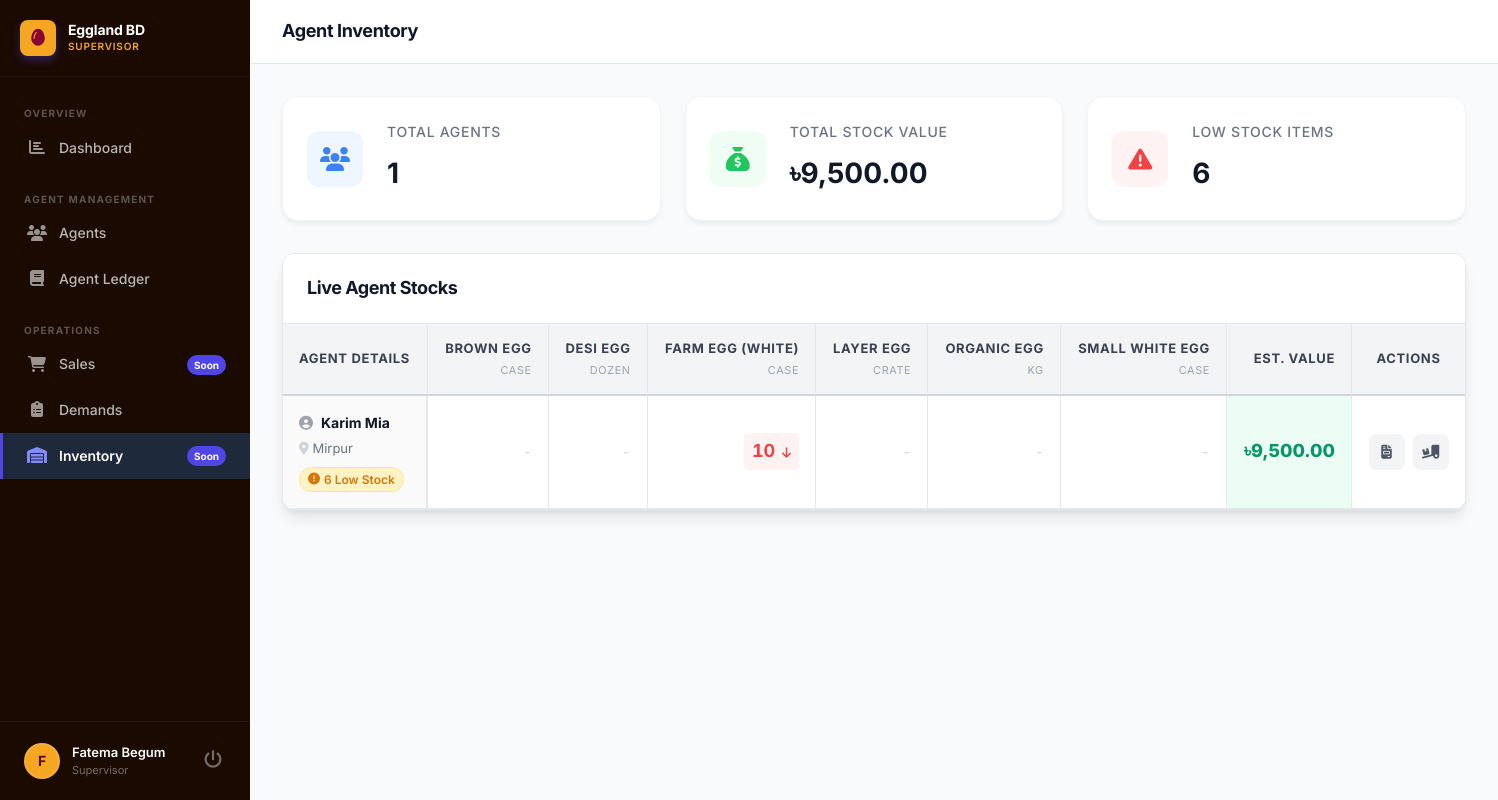
Page /supervisor/inventory.php (signed in) on the committed database.
### tables this page shows
CREATE TABLE `products` (
  `id` INT AUTO_INCREMENT PRIMARY KEY,
  `name` VARCHAR(100) NOT NULL,
  `unit_type` ENUM('case','kg','dozen','piece','bag','crate') NOT NULL DEFAULT 'case',
  `buying_price` DECIMAL(10,2) DEFAULT 0.00,
  `price` DECIMAL(10,2) DEFAULT 0.00,
  `status` ENUM('active','inactive') DEFAULT 'active',
  `created_at` DATETIME DEFAULT CURRENT_TIMESTAMP
);

CREATE TABLE `agents` (
  `id` INT AUTO_INCREMENT PRIMARY KEY,
  `user_id` INT NOT NULL,
  `supervisor_id` INT NULL,
  `area` VARCHAR(100),
  `address` TEXT,
  `lat` DECIMAL(10,8) DEFAULT 23.81030000,
  `lng` DECIMAL(11,8) DEFAULT 90.41250000,
  `created_at` DATETIME DEFAULT CURRENT_TIMESTAMP,
  FOREIGN KEY (`user_id`) REFERENCES `users`(`id`) ON DELETE CASCADE,
  FOREIGN KEY (`supervisor_id`) REFERENCES `supervisors`(`id`) ON DELETE SET NULL
);

CREATE TABLE `users` (
  `id` INT AUTO_INCREMENT PRIMARY KEY,
  `username` VARCHAR(50) UNIQUE NOT NULL,
  `password` VARCHAR(255) NOT NULL,
  `full_name` VARCHAR(100) NOT NULL,
  `phone` VARCHAR(20),
  `email` VARCHAR(100),
  `role` ENUM('admin','supervisor','agent') NOT NULL,
  `status` ENUM('active','inactive') DEFAULT 'active',
  `created_at` DATETIME DEFAULT CURRENT_TIMESTAMP
);

### supervisor/inventory.php (the view, shortened to what this page needs)
<?php
$pdo = getDB();
$supervisorId = $_SESSION['supervisor_id'] ?? 0;
$stmt = $pdo->query("SELECT id, name, unit_type, price FROM products WHERE status = 'active' ORDER BY name");
$products = $stmt->fetchAll(PDO::FETCH_ASSOC);
$query = "
    SELECT
        a.id as agent_id,
        u.full_name as agent_name,
        a.area,
        p.id as product_id,
        p.name as product_name,
        p.unit_type,
        p.price,
        COALESCE(
            (SELECT SUM(li.qty)
             FROM lot_items li
             JOIN ledger l ON li.ledger_id = l.id
             WHERE l.agent_id = a.id AND l.type = 'lot_delivery' AND li.product_id = p.id), 0
        ) as total_in,
        COALESCE(
            (SELECT SUM(di.qty)
             FROM delivery_items di
             JOIN deliveries d ON di.delivery_id = d.id
             WHERE d.agent_id = a.id AND d.status != 'cancelled' AND di.product_id = p.id), 0
        ) as total_out
    FROM agents a
    JOIN users u ON a.user_id = u.id
    CROSS JOIN products p
    WHERE a.supervisor_id = ? AND p.status = 'active'
    ORDER BY u.full_name, p.name
";
$stmt = $pdo->prepare($query);
$stmt->execute([$supervisorId]);
$inventoryData = $stmt->fetchAll(PDO::FETCH_ASSOC);
$agents = [];
$totalStockValue = 0;
$lowStockAlerts = 0;
$LOW_STOCK_THRESHOLD = 10;
foreach ($inventoryData as $row) {
    $agentId = $row['agent_id'];
    if (!isset($agents[$agentId])) {
        $agents[$agentId] = [
            'id' => $row['agent_id'],
            'name' => $row['agent_name'],
            'area' => $row['area'],
            'products' => [],
            'total_value' => 0,
            'low_stock_count' => 0
        ];
    }
    $currentStock = $row['total_in'] - $row['total_out'];
    $stockValue = $currentStock * $row['price'];
    if ($currentStock > 0) {
        $totalStockValue += $stockValue;
        $agents[$agentId]['total_value'] += $stockValue;
    }
    if ($currentStock <= $LOW_STOCK_THRESHOLD) {
        $agents[$agentId]['low_stock_count']++;
        $lowStockAlerts++;
    }
    $agents[$agentId]['products'][] = [
        'id' => $row['product_id'],
        'name' => $row['product_name'],
        'unit_type' => $row['unit_type'],
        'current_stock' => $currentStock,
        'value' => $stockValue
    ];
}
$totalAgents = count($agents);
?>
<!DOCTYPE html>
<html lang="en">
<head>
    <link rel="stylesheet" href="<?= BASE_URL ?>/assets/css/global.css">
    <link rel="stylesheet" href="https://cdnjs.cloudflare.com/ajax/libs/font-awesome/6.4.2/css/all.min.css">
</head>
<body>
<div class="layout-wrapper">
    <?php include dirname(__DIR__) . '/includes/supervisor-sidebar.php'; ?>
    <div class="main-content">
        <div class="top-header">
            <div class="header-title">Agent Inventory</div>
        </div>
        <div class="page-content">
            <div class="summary-cards">
                <div class="card">
                    <div class="card-icon icon-blue">
                        <i class="fas fa-users"></i>
                    </div>
                    <div class="card-info">
                        <h3>Total Agents</h3>
                        <p class="value"><?= $totalAgents ?></p>
                    </div>
                </div>
                <div class="card">
                    <div class="card-icon icon-green">
                        <i class="fas fa-sack-dollar"></i>
                    </div>
                    <div class="card-info">
                        <h3>Total Stock Value</h3>
                        <p class="value">৳<?= number_format($totalStockValue, 2) ?></p>
                    </div>
                </div>
                <div class="card">
                    <div class="card-icon icon-red">
                        <i class="fas fa-triangle-exclamation"></i>
                    </div>
                    <div class="card-info">
                        <h3>Low Stock Items</h3>
                        <p class="value"><?= $lowStockAlerts ?></p>
                    </div>
                </div>
            </div>
            <div class="data-table-container">
                <div class="data-table-header">
                    <h2>Live Agent Stocks</h2>
                </div>
                <div class="table-responsive">
                    <table class="inventory-table">
                        <thead>
                            <tr>
                                <th>Agent Details</th>
                                <?php foreach ($products as $p): ?>
                                    <th style="text-align: right;"><?= htmlspecialchars($p['name']) ?><br><small style="color: #9ca3af; font-weight: normal;"><?= htmlspecialchars($p['unit_type']) ?></small></th>
                                <?php endforeach; ?>
                                <th style="text-align: right;">Est. Value</th>
                                <th style="text-align: center;">Actions</th>
                            </tr>
                        </thead>
                        <tbody>
                            <?php if (empty($agents)): ?>
                                <tr>
                                    <td colspan="<?= count($products) + 3 ?>" style="text-align: center; padding: 4rem; color: #6b7280; background: #fff;">
                                        <i class="fas fa-box-open" style="font-size: 2.5rem; margin-bottom: 1rem; color: #d1d5db; display: block;"></i>
                                        No agents assigned to you yet.
                                    </td>
                                </tr>
                            <?php else: ?>
                                <?php foreach ($agents as $agent): ?>
                                    <tr>
                                        <td>
                                            <div class="agent-name"><i class="fas fa-user-circle" style="color:#9ca3af;"></i> <?= htmlspecialchars($agent['name']) ?></div>
                                            <span class="agent-area"><i class="fas fa-map-marker-alt" style="color:#d1d5db;"></i> <?= htmlspecialchars($agent['area']) ?></span>
                                            <?php if ($agent['low_stock_count'] > 0): ?>
                                                <span class="badge badge-warning"><i class="fas fa-exclamation-circle"></i> <?= $agent['low_stock_count'] ?> Low Stock</span>
                                            <?php endif; ?>
                                        </td>
                                        <?php
                                        $agentStockMap = [];
                                        foreach ($agent['products'] as $ap) {
                                            $agentStockMap[$ap['id']] = $ap;
                                        }
                                        ?>
                                        <?php foreach ($products as $p): ?>
                                            <?php
                                                $stockInfo = $agentStockMap[$p['id']] ?? ['current_stock' => 0];
                                                $stockQty = $stockInfo['current_stock'];
                                                $stockClass = 'stock-normal';
                                                if ($stockQty < 0) {
                                                    $stockClass = 'stock-negative';
                                                } elseif ($stockQty > 0 && $stockQty <= $LOW_STOCK_THRESHOLD) {
                                                    $stockClass = 'stock-low';
                                                } elseif ($stockQty == 0) {
                                                    $stockClass = 'stock-zero';
                                                }
                                            ?>
                                            <td class="stock-cell">
                                                <?php if ($stockQty == 0): ?>
                                                    <span style="color: #cbd5e1;">-</span>
                                                <?php else: ?>
                                                    <span class="stock-qty <?= $stockClass ?>">
                                                        <?= number_format($stockQty, 0) ?>
                                                        <?php if ($stockClass == 'stock-low' || $stockClass == 'stock-negative'): ?>
                                                            <i class="fas fa-arrow-down" style="font-size: 0.75rem; margin-left: 2px;"></i>
                                                        <?php endif; ?>
                                                    </span>
                                                <?php endif; ?>
                                            </td>
                                        <?php endforeach; ?>
                                        <td class="total-value-cell">
                                            ৳<?= number_format($agent['total_value'], 2) ?>
                                        </td>
                                        <td>
                                            <div class="action-btns">
                                                <a href="<?= BASE_URL ?>/supervisor/agent-ledger.php?id=<?= $agent['id'] ?>" class="btn-action btn-ledger" title="View Ledger">
                                                    <i class="fas fa-file-invoice"></i>
                                                </a>
                                                <a href="<?= BASE_URL ?>/supervisor/demand.php?agent_id=<?= $agent['id'] ?>" class="btn-action btn-demand" title="Create Demand">
                                                    <i class="fas fa-truck-loading"></i>
                                                </a>
                                            </div>
                                        </td>
                                    </tr>
                                <?php endforeach; ?>
                            <?php endif; ?>
                        </tbody>
                    </table>
                </div>
            </div>
        </div>
    </div>
</div>
</body>
</html>

### assets/css/global.css (style rules this page uses)
:root { --primary: #4F46E5; --primary-dark: #4338CA; --primary-light: #818CF8; --primary-bg: #EEF2FF; --gold: #F59E0B; --gold-dark: #D97706; --gold-light: #FEF3C7; --bg: #F8FAFC; --bg-card: #FFFFFF; --sidebar-bg: #0F172A; --sidebar-active: #1E293B; --sidebar-hover: rgba(255, 255, 255, 0.05); --text-primary: #0F172A; --text-secondary: #475569; --text-muted: #64748B; --border: #E2E8F0; --border-light: #F1F5F9; --success: #10B981; --success-bg: #D1FAE5; --danger: #EF4444; --danger-bg: #FEE2E2; --warning: #F59E0B; --warning-bg: #FEF3C7; --info: #3B82F6; --info-bg: #DBEAFE; --pending: #8B5CF6; --pending-bg: #EDE9FE; --table-head-bg: #E6E6E6; --table-head-text: #333333; --table-row-even: #FFFFFF; --table-row-odd: #FFFFFF; --table-row-hover: #F3F2F1; --table-border: #D4D4D4; --sidebar-width: 250px; --header-h: 64px; --radius: 6px; --radius-lg: 10px; --radius-xl: 16px; --shadow-sm: 0 1px 2px 0 rgba(0, 0, 0, 0.05); --shadow: 0 4px 6px -1px rgba(0, 0, 0, 0.1), 0 2px 4px -1px rgba(0, 0, 0, 0.06); --shadow-lg: 0 10px 15px -3px rgba(0, 0, 0, 0.1), 0 4px 6px -2px rgba(0, 0, 0, 0.05); --shadow-xl: 0 20px 25px -5px rgba(0, 0, 0, 0.1), 0 10px 10px -5px rgba(0, 0, 0, 0.04); --transition: all 0.2s cubic-bezier(0.4,0,0.2,1); }
*, *::before, *::after { box-sizing: border-box; margin: 0; padding: 0; }
html { scroll-behavior: smooth; }
body { font-family: 'Inter', -apple-system, BlinkMacSystemFont, sans-serif; background: var(--bg); color: var(--text-primary); font-size: 14px; line-height: 1.6; -webkit-font-smoothing: antialiased; }
a { color: var(--primary); text-decoration: none; }
h2 { font-size: 20px; font-weight: 700; color: var(--text-primary); letter-spacing: -0.025em; }
h3 { font-size: 16px; font-weight: 600; color: var(--text-primary); }
.layout-wrapper { display: flex; min-height: 100vh; }
.main-content { margin-left: var(--sidebar-width); flex: 1; display: flex; flex-direction: column; min-height: 100vh; }
.top-header { height: var(--header-h); background: rgba(255, 255, 255, 0.9); backdrop-filter: blur(8px); border-bottom: 1px solid var(--border); display: flex; align-items: center; padding: 0 32px; gap: 16px; position: sticky; top: 0; z-index: 50; }
.header-title { font-size: 18px; font-weight: 700; color: var(--text-primary); letter-spacing: -0.02em; }
.page-content { padding: 32px; flex: 1; max-width: 1400px; width: 100%; margin: 0 auto; }
.badge { display: inline-flex; align-items: center; gap: 4px; padding: 4px 10px; border-radius: 9999px; font-size: 12px; font-weight: 600; text-transform: capitalize; }
.badge-warning { background: var(--warning-bg); color: #92400E; }
.card { background: var(--bg-card); border-radius: var(--radius-lg); border: 1px solid var(--border); box-shadow: var(--shadow-sm); overflow: hidden; }

### rows in the picture
products: name "BROWN EGG", unit_type "CASE"
products: name "DESI EGG", unit_type "DOZEN"
products: name "FARM EGG (WHITE)", unit_type "CASE", id "10"
products: name "LAYER EGG", unit_type "CRATE"
products: name "ORGANIC EGG", unit_type "KG"
products: name "SMALL WHITE EGG", unit_type "CASE"
agents: user.full_name "Karim Mia", area "Mirpur", products.id "6", total_value "9,500.00"

### other values in the picture
$firstLetter "F"
$u['full_name'] "Fatema Begum"
$totalAgents "1"
$totalStockValue "9,500.00"
$lowStockAlerts "6"
